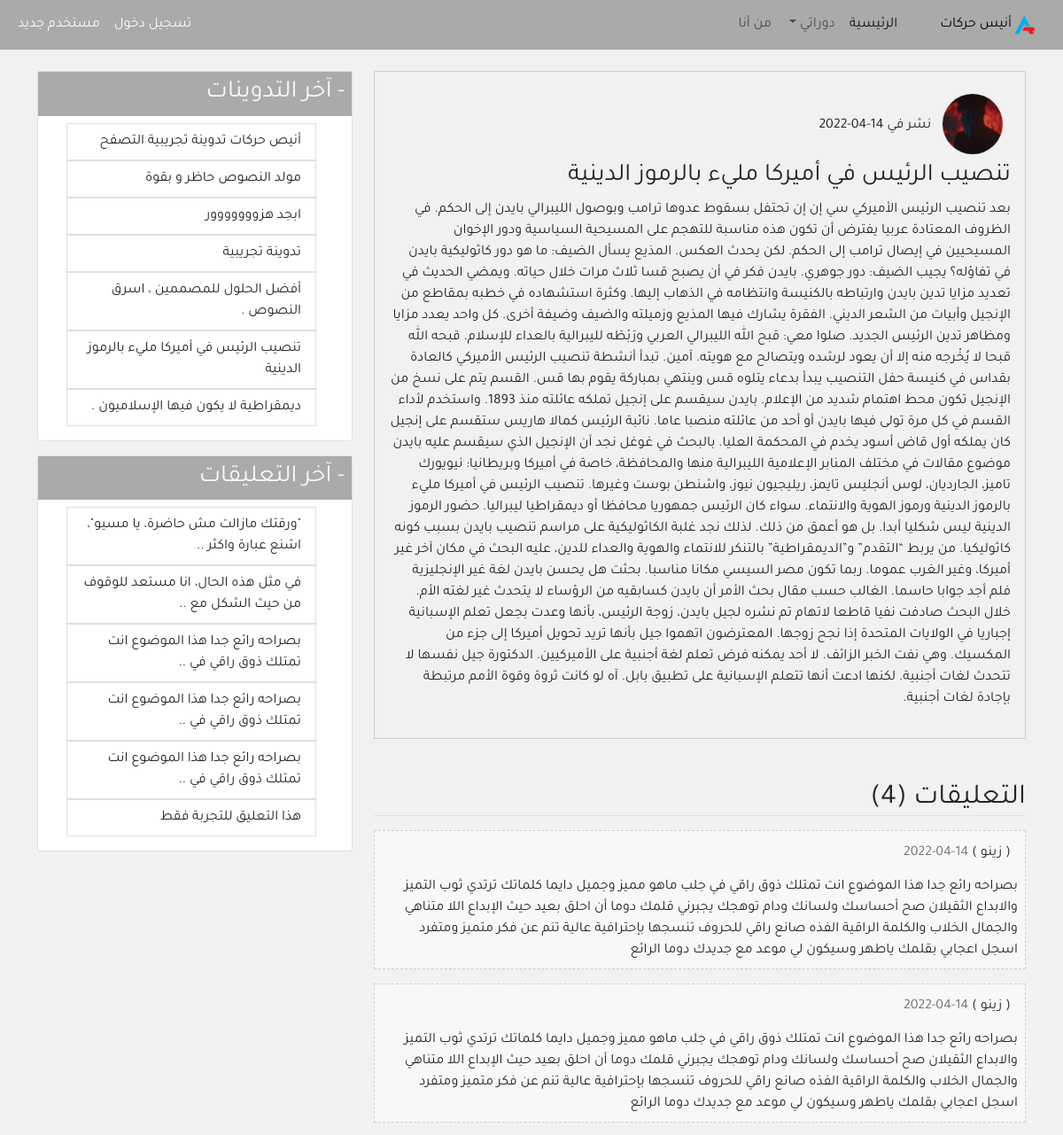
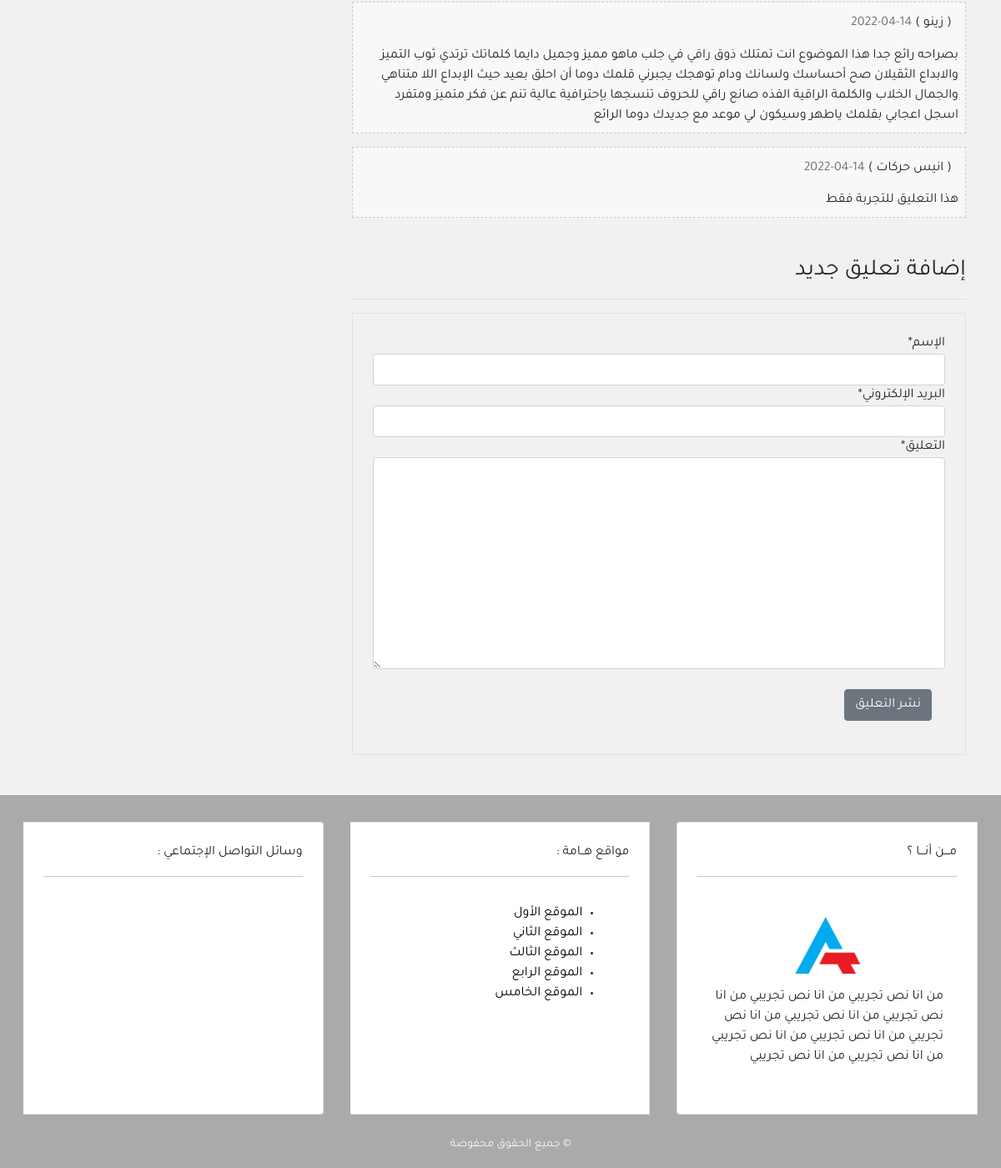
Page /post_detail/8 on the committed database (2 pictures, top to bottom).
### blog/models.py (models this page shows, shortened)
class Post(models.Model):
    title = models.CharField(max_length=100)
    content = models.TextField()
    post_date = models.DateTimeField(default=timezone.now)
    post_update = models.DateTimeField(auto_now=True)
    author = models.ForeignKey(User,on_delete=models.CASCADE)
    def __str__(self):
        return self.title
    class Meta():
        ordering = ('-post_date', )

class Comment(models.Model):
    name = models.CharField(max_length=50,verbose_name='الإسم')
    email = models.EmailField(verbose_name='البريد الإلكتروني')
    body = models.TextField(verbose_name='التعليق')
    comment_date = models.DateTimeField(auto_now_add=True)
    active = models.BooleanField(default=True)
    post = models.ForeignKey(Post, on_delete=models.CASCADE,related_name='comments')
    class Meta():
        ordering = ('-comment_date', )

### user/models.py (models this page shows, shortened)
class Profile(models.Model):
    image = models.ImageField(default='default.jpg', upload_to='profile_pics')
    user = models.OneToOneField(User, on_delete=models.CASCADE)

### blog/views.py (the view)
# urls.py: path('post_detail/<int:post_id>',views.post_detail,name='post_detail'),
def post_detail(requset,post_id):
    post = get_object_or_404(Post,pk=post_id)
    comments = post.comments.filter(active=True)
    if requset.method ==  'POST':
        comment_form = NewComment(data=requset.POST)
        if comment_form.is_valid():
            new_comment = comment_form.save(commit=False)
            new_comment.post = post
            new_comment.save()
            comment_form = NewComment()
    else:
        comment_form = NewComment ()
    context = {
        'title':post,
        'post': post,
        'comments':comments,
        'comment_form':comment_form,
    }
    return render(requset,'blog/post_detail.html',context)

### blog/forms.py
class NewComment(forms.ModelForm):
    class Meta:
        model = Comment
        fields = ('name','email','body')

### blog/templatetags/post_tag.py (called while the page is built)
@register.inclusion_tag('blog/lastest_posts.html')
def lastest_posts ():
    context = {
        'l_posts' : Post.objects.all()[:7]
    }
    return context

@register.inclusion_tag('blog/lastest_comments.html')
def lastest_comments ():
    context = {
        'l_comments' : Comment.objects.filter(active=True)[:7],
    }
    return context

### blog/templates/blog/post_detail.html (shortened to what this page needs)
{% extends 'blog/base.html' %}
{% block content %}
{% load crispy_forms_tags %}
<div class="post p-3 mb-3">
    <img class="img-fluid rounded-circle border m-2" width="70px" src="{{post.author.profile.image.url}}" alt="صورة الناشر">
    <span>نشر في {{post.post_date|date:"d-m-Y"}}</span>
    <h3>{{post.title}}</h3>
    <p>{{post.content}}</p>
</div>
<h2 class="border-bottom mt-5 mb-3">التعليقات ({{comments.count}})</h2>
{% for comment in comments %}
<ul class="p-2 comment">
    <h6 class="border-buttom p-2">( {{comment.name}} ) <span class="text-secondary">{{comment.comment_date|date:"d-m-Y"}}</span></h6>
    {{comment.body}}
</ul>
{% empty %}
<h6 class="text-center p-4 comment">لا يوجد تعليقات</h6>
{% endfor %}
<h3 class="border-bottom pb-3 mb-3 mt-5">إضافة تعليق جديد</h3>
<div class="border p-4 mb-5 mt-3">
    <form method="POST">
        {{comment_form|crispy}}
        <input type="submit" value="نشر التعليق" class="btn btn-secondary m-3 mt-4">
    </form>
</div>
{% endblock content %}

### blog/templates/blog/lastest_posts.html
<ul class="list-group-flush">
    {% for post in l_posts %}
    <a href="{% url 'post_detail' post.id %}"><li class="list-group-item">{{post.title}}</li></a>
    {% endfor %}
</ul>

### blog/templates/blog/lastest_comments.html
<ul class="list-group-flush">
    {% for comment in l_comments %}
    <a href="{% url 'post_detail' comment.post.id %}">
        <li class="list-group-item">
            {% if comment.body|length > 40%}
            {{comment.body|slice:'50'}} ..
        {% else %}
        {{comment.body}}
        {% endif %}
        </li>
    </a>
    {% empty %}
    <li class="list-group-item">لا يوجد تعليقات </li>
    {% endfor %}
</ul>

### blog/static/blog/css/main.css (style rules this page uses)
html,body { text-align: right; }
body { font-family: 'Tajawal', 'sans-serif'; background-color: rgb(241, 241, 241); }
a { text-decoration: none; color:black; }
.post { border: 1px solid #ccc; }
.comment { background-color: #f8f8f8; border: 1px dashed #ccc; }

### rows in the picture
Post: author.profile.image (picture), post_date "14-04-2022", title "تنصيب الرئيس في أميركا مليء بالرموز الدينية", content "بعد تنصيب الرئيس الأميركي سي إن إن تحتفل بسقوط عدوها ترامب وبوصول الليبرالي بايدن إلى الحكم. في الظروف المعتادة عربيا يفترض أن تكون هذه مناسبة للتهجم على المسيحية السياسية ودور الإخوان المسيحيين في إيصال ترامب إلى الحكم. لكن يحدث العكس. المذيع يسأل الضيف: ما هو دور كاثوليكية بايدن في تفاؤله؟ يجيب الضيف: دور جوهري. بايدن فكر في أن يصبح قسا ثلاث مرات خلال حياته. ويمضي الحديث في تعديد مزايا تدين بايدن وارتباطه بالكنيسة وانتظامه في الذهاب إليها. وكثرة استشهاده في خطبه بمقاطع من الإنجيل وأبيات من الشعر الديني. الفقرة يشارك فيها المذيع وزميلته والضيف وضيفة أخرى. كل واحد يعدد مزايا ومظاهر تدين الرئيس الجديد. صلوا معي: قبح الله الليبرالي العربي ورَبْطَه لليبرالية بالعداء للإسلام. قبحه الله قبحا لا…"
Comment: name "زينو", comment_date "14-04-2022", body "بصراحه رائع جدا هذا الموضوع انت تمتلك ذوق راقي في جلب ماهو مميز وجميل دايما كلماتك ترتدي ثوب التميز والابداع الثقيلان صح أحساسك ولسانك ودام توهجك يجبرني قلمك دوما أن احلق بعيد حيث الإبداع اللا متناهي والجمال الخلاب والكلمة الراقية الفذه صانع راقي للحروف تنسجها بإحترافية عالية تنم عن فكر متميز ومتفرد اسجل اعجابي بقلمك ياطهر وسيكون لي موعد مع جديدك دوما الرائع", body "بصراحه رائع جدا هذا الموضوع انت تمتلك ذوق راقي في"
Comment: name "زينو", comment_date "14-04-2022", body "بصراحه رائع جدا هذا الموضوع انت تمتلك ذوق راقي في جلب ماهو مميز وجميل دايما كلماتك ترتدي ثوب التميز والابداع الثقيلان صح أحساسك ولسانك ودام توهجك يجبرني قلمك دوما أن احلق بعيد حيث الإبداع اللا متناهي والجمال الخلاب والكلمة الراقية الفذه صانع راقي للحروف تنسجها بإحترافية عالية تنم عن فكر متميز ومتفرد اسجل اعجابي بقلمك ياطهر وسيكون لي موعد مع جديدك دوما الرائع", body "بصراحه رائع جدا هذا الموضوع انت تمتلك ذوق راقي في"
Comment: name "زينو", comment_date "14-04-2022", body "بصراحه رائع جدا هذا الموضوع انت تمتلك ذوق راقي في جلب ماهو مميز وجميل دايما كلماتك ترتدي ثوب التميز والابداع الثقيلان صح أحساسك ولسانك ودام توهجك يجبرني قلمك دوما أن احلق بعيد حيث الإبداع اللا متناهي والجمال الخلاب والكلمة الراقية الفذه صانع راقي للحروف تنسجها بإحترافية عالية تنم عن فكر متميز ومتفرد اسجل اعجابي بقلمك ياطهر وسيكون لي موعد مع جديدك دوما الرائع", body "بصراحه رائع جدا هذا الموضوع انت تمتلك ذوق راقي في"
Comment: name "انيس حركات", comment_date "14-04-2022", body "هذا التعليق للتجربة فقط"
Post: title "أنيص حركات تدوينة تجريبية التصفح"
Post: title "مولد النصوص حاظر و بقوة"
Post: title "ابجد هزووووووور"
Post: title "تدوينة تجريبية"
Post: title "أفضل الحلول للمصممين ، اسرق النصوص ."
Post: title "ديمقراطية لا يكون فيها الإسلاميون ."
Comment: body "\"ورقتك مازالت مش حاضرة، يا مسيو\"، اشنع عبارة واكثر"
Comment: body "في مثل هذه الحال، انا مستعد للوقوف من حيث الشكل مع"

### other values in the picture
{{ comments.count }} "4"
